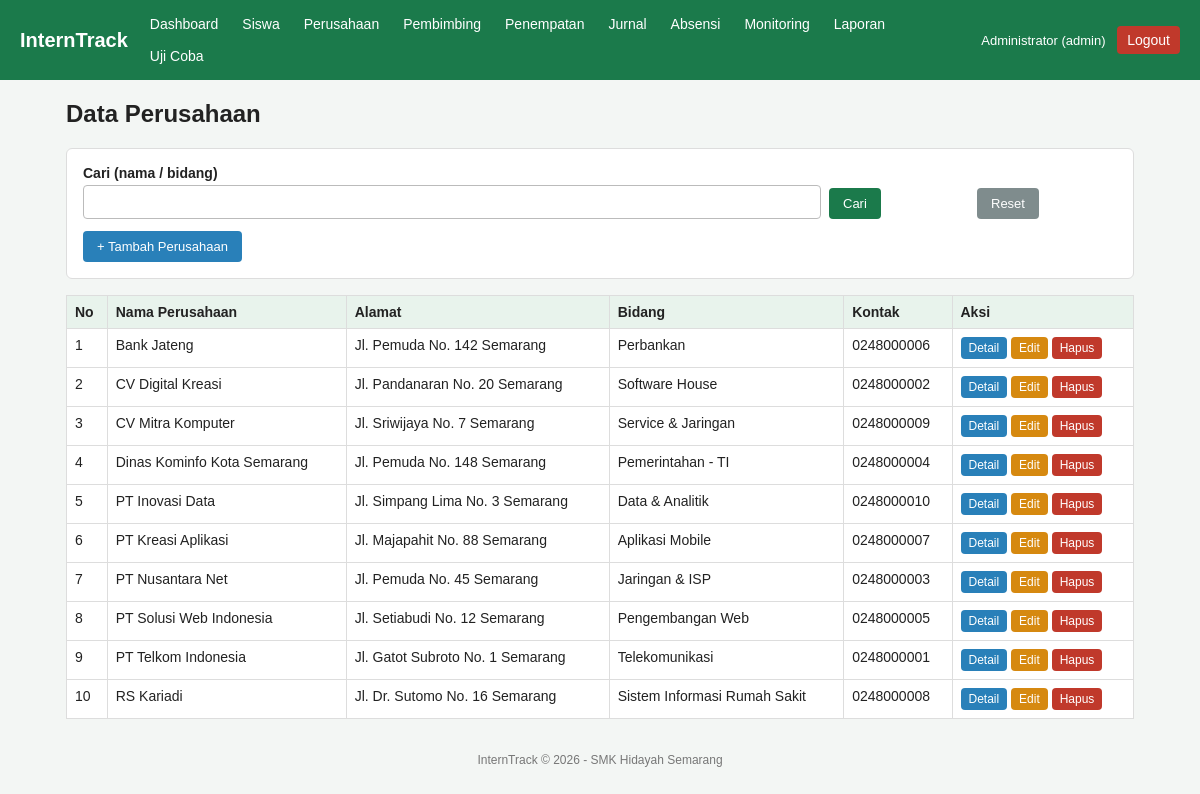
The page /admin/perusahaan.php (signed in) on the database its author committed.
### tables this page shows
CREATE TABLE perusahaan (
  id INT AUTO_INCREMENT PRIMARY KEY,
  nama_perusahaan VARCHAR(100) NOT NULL,
  alamat VARCHAR(255) NOT NULL,
  bidang VARCHAR(100) NOT NULL,
  kontak VARCHAR(50)
);

### config/koneksi.php (called while the page is built, shortened)
<?php
function e($s) {
    return htmlspecialchars((string)$s, ENT_QUOTES, 'UTF-8');
}

### admin/perusahaan.php (the view, shortened to what this page needs)
<?php
require __DIR__ . '/../config/koneksi.php';
$aksi = $_GET['aksi'] ?? 'list';
$errors = [];
$data = ['nama_perusahaan' => '', 'alamat' => '', 'bidang' => '', 'kontak' => ''];
include __DIR__ . '/../config/header.php';
if ($aksi === 'tambah' || $aksi === 'edit'):
    $id = (int)($_GET['id'] ?? $_POST['id'] ?? 0);
?>
<div class="card">
    <h3><?= $aksi === 'tambah' ? 'Tambah' : 'Edit' ?> Perusahaan</h3>
    <?php foreach ($errors as $er): ?><div class="alert error"><?= e($er) ?></div><?php endforeach; ?>
    <form method="post" action="perusahaan.php?aksi=<?= e($aksi) ?>">
        <input type="hidden" name="id" value="<?= $id ?>">
        <label>Nama Perusahaan</label><input type="text" name="nama_perusahaan" value="<?= e($data['nama_perusahaan']) ?>">
        <label>Alamat</label><input type="text" name="alamat" value="<?= e($data['alamat']) ?>">
        <label>Bidang</label><input type="text" name="bidang" value="<?= e($data['bidang']) ?>">
        <label>Kontak</label><input type="text" name="kontak" value="<?= e($data['kontak']) ?>">
        <p><button class="btn" type="submit">Simpan</button> <a class="btn abu" href="perusahaan.php">Batal</a></p>
    </form>
</div>
<?php
else:
    $q = trim($_GET['q'] ?? '');
    $st = $pdo->prepare("SELECT * FROM perusahaan WHERE nama_perusahaan LIKE ? OR bidang LIKE ? ORDER BY nama_perusahaan");
    $st->execute(["%$q%", "%$q%"]);
    $rows = $st->fetchAll();
?>
<div class="card">
    <form method="get" class="filter">
        <div><label>Cari (nama / bidang)</label><input type="text" name="q" value="<?= e($q) ?>"></div>
        <div style="flex:0"><button class="btn" type="submit">Cari</button></div>
        <div style="flex:0"><a class="btn abu" href="perusahaan.php">Reset</a></div>
    </form>
    <a class="btn biru" href="perusahaan.php?aksi=tambah">+ Tambah Perusahaan</a>
</div>
<table>
    <tr><th>No</th><th>Nama Perusahaan</th><th>Alamat</th><th>Bidang</th><th>Kontak</th><th>Aksi</th></tr>
    <?php foreach ($rows as $i => $r): ?>
    <tr>
        <td><?= $i + 1 ?></td><td><?= e($r['nama_perusahaan']) ?></td><td><?= e($r['alamat']) ?></td>
        <td><?= e($r['bidang']) ?></td><td><?= e($r['kontak']) ?></td>
        <td>
            <a class="btn kecil biru" href="perusahaan.php?aksi=detail&id=<?= $r['id'] ?>">Detail</a>
            <a class="btn kecil kuning" href="perusahaan.php?aksi=edit&id=<?= $r['id'] ?>">Edit</a>
            <form class="inline" method="post" action="perusahaan.php?aksi=hapus" onsubmit="return confirm('Hapus perusahaan ini?')">
                <button class="btn kecil merah" type="submit">Hapus</button>
            </form>
        </td>
    </tr>
    <?php endforeach; ?>
</table>
<?php endif; ?>
<?php include __DIR__ . '/../config/footer.php'; ?>

### assets/style.css (style rules this page uses)
* { box-sizing: border-box; }
body { font-family: Arial, sans-serif; margin: 0; background: #f3f6f4; color: #222; }
.card { background: #fff; border-radius: 6px; padding: 16px; margin-bottom: 16px; border: 1px solid #ddd; }
table { width: 100%; border-collapse: collapse; background: #fff; }
th, td { border: 1px solid #ddd; padding: 8px; text-align: left; font-size: 14px; vertical-align: top; }
th { background: #e8f3ec; }
label { display: block; margin: 10px 0 4px; font-weight: bold; font-size: 14px; }
input[type=text], input[type=password], input[type=date], input[type=number], select, textarea { width: 100%; padding: 8px; border: 1px solid #bbb; border-radius: 4px; font-size: 14px; }
.btn { display: inline-block; background: #1b7a4b; color: #fff; border: 0; padding: 8px 14px; border-radius: 4px; cursor: pointer; text-decoration: none; font-size: 13px; }
.btn.biru { background: #2980b9; }
.btn.merah { background: #c0392b; }
.btn.abu { background: #7f8c8d; }
.btn.kuning { background: #d68910; }
.btn.kecil { padding: 4px 8px; font-size: 12px; }
form.inline { display: inline; }
.filter { display: flex; flex-wrap: wrap; gap: 8px; margin-bottom: 12px; align-items: end; }
.filter > div { flex: 1; min-width: 140px; }
.filter label { margin-top: 0; }

### rows shown on the page
perusahaan: nama_perusahaan "Bank Jateng", alamat "Jl. Pemuda No. 142 Semarang", bidang "Perbankan", kontak "0248000006"
perusahaan: nama_perusahaan "CV Digital Kreasi", alamat "Jl. Pandanaran No. 20 Semarang", bidang "Software House", kontak "0248000002"
perusahaan: nama_perusahaan "CV Mitra Komputer", alamat "Jl. Sriwijaya No. 7 Semarang", bidang "Service & Jaringan", kontak "0248000009"
perusahaan: nama_perusahaan "Dinas Kominfo Kota Semarang", alamat "Jl. Pemuda No. 148 Semarang", bidang "Pemerintahan - TI", kontak "0248000004"
perusahaan: nama_perusahaan "PT Inovasi Data", alamat "Jl. Simpang Lima No. 3 Semarang", bidang "Data & Analitik", kontak "0248000010"
perusahaan: nama_perusahaan "PT Kreasi Aplikasi", alamat "Jl. Majapahit No. 88 Semarang", bidang "Aplikasi Mobile", kontak "0248000007"
perusahaan: nama_perusahaan "PT Nusantara Net", alamat "Jl. Pemuda No. 45 Semarang", bidang "Jaringan & ISP", kontak "0248000003"
perusahaan: nama_perusahaan "PT Solusi Web Indonesia", alamat "Jl. Setiabudi No. 12 Semarang", bidang "Pengembangan Web", kontak "0248000005"
perusahaan: nama_perusahaan "PT Telkom Indonesia", alamat "Jl. Gatot Subroto No. 1 Semarang", bidang "Telekomunikasi", kontak "0248000001"
perusahaan: nama_perusahaan "RS Kariadi", alamat "Jl. Dr. Sutomo No. 16 Semarang", bidang "Sistem Informasi Rumah Sakit", kontak "0248000008"

### other values the page prints
$label "Dashboard"
$label "Siswa"
$label "Perusahaan"
$label "Pembimbing"
$label "Penempatan"
$label "Jurnal"
$label "Absensi"
$label "Monitoring"
$label "Laporan"
$label "Uji Coba"
$_SESSION['user']['nama'] "Administrator"
$role "admin"
$judul "Data Perusahaan"
